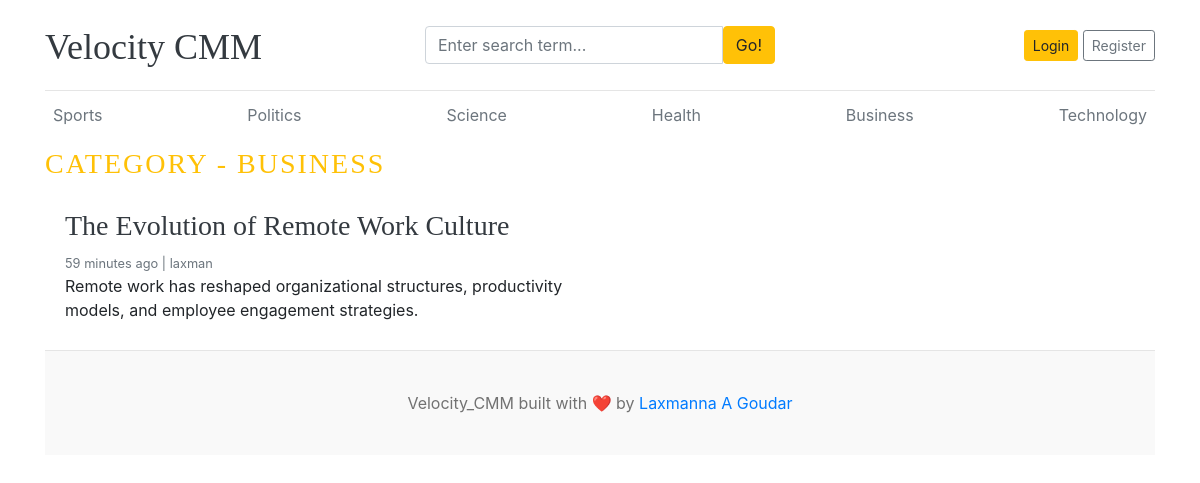
/category/6/, run on the app's committed database.
### blogs/models.py (models this page shows)
class Category(models.Model):
    category_name = models.CharField(max_length=50, unique=True)
    created_at = models.DateTimeField(auto_now_add=True)
    updated_at =  models.DateTimeField(auto_now=True)
    class Meta:
        verbose_name_plural = 'categories'
    def __str__(self):
        return self.category_name

class Blog(models.Model):
    title = models.CharField(max_length=100)
    slug = models.SlugField(max_length=150, unique=True, blank=True)
    category = models.ForeignKey(Category, on_delete=models.CASCADE)
    author = models.ForeignKey(User, on_delete=models.CASCADE)
    featured_image = models.ImageField(upload_to='uploads/%Y/%m/%d')
    short_description = models.TextField(max_length=500)
    blog_body = models.TextField(max_length=2000)
    status = models.CharField(max_length=20, choices=STATUS_CHOICES , default='Draft')
    is_featured = models.BooleanField(default=False)
    created_at = models.DateTimeField(auto_now_add=True)
    updated_at = models.DateTimeField(auto_now=True)
    def __str__(self):
        return self.title

### blogs/views.py (the view)
# urls.py: path('<int:category_id>/', views.posts_by_category, name='posts_by_category')
def posts_by_category(req, category_id):
    posts = Blog.objects.filter(status = 'Published' ,category = category_id)
    category = get_object_or_404(Category, pk = category_id)
    context = {
        'posts' : posts,
        'category' : category,
    }
    return render (req,'posts_by_category.html',context)

### blogs/context_processors.py (called while the page is built)
def get_categories(req):
    categories = Category.objects.all()
    return dict(
        categories=categories
    )

def get_sociallinks(req):
    sociallinks = SocialLink.objects.all()
    return dict(
        sociallinks = sociallinks
    )

### templates/posts_by_category.html
{% extends 'base.html' %}
{% block content %}
    <h3 class="text-uppercase text-warning " style="letter-spacing: 2px;"> Category - {{ category }} </h3>
    <div class="row mb-2">
        {% if posts %}
        {% for post in posts %}
        <div class="col-md-6">
        <div class="card border-0" >
            <div class="card-body">
            <a href="{% url 'blogs' post.slug %}" class="text-dark"><h3>{{ post }}</h3></a>
            <small class="mb-1 text-muted">{{ post.created_at | timesince }} ago | {{ post.author }}</small>
            <p class="card-text">{{ post.short_description|truncatewords:30  }}</p>
            </div>
        </div>
        </div>
        {% endfor %}
        {% else %}
        <div class="card-body">
            <h3 class="mb-1 text-muted">No Posts Found!!</h3>
        </div>
        {% endif %}
    </div>
{% endblock %}

### templates/base.html (shortened to what this page needs)
{% load static %}
<!DOCTYPE html>
<html lang="en">
<head>
    <link href="https://getbootstrap.com/docs/4.0/dist/css/bootstrap.min.css" rel="stylesheet">
    <link rel="stylesheet" href="{% static 'css/blog.css' %}">
  </head>
<body>
    <div class="container">
      <header class="blog-header py-3">
        <div class="row flex-nowrap justify-content-between align-items-center">
          <div class="col-4 pt-1">
            <a class="blog-header-logo text-dark" href="{% url 'home' %}">Velocity CMM</a>
          </div>
          <div class="col-4">
            <form action="{% url 'search' %}" method="GET">
                 <div class="input-group">
                        <input class="form-control" type="text" name="keyword" value = '{{ keyword }}' placeholder="Enter search term..." aria-label="Enter search term..." aria-describedby="button-search" />
                        <button type ="submit" class="btn btn-warning" id="button-search" type="button">Go!</button>
                </div>
            </form>
          </div>
          <div class="col-4 d-flex justify-content-end align-items-center">
            <a class="btn btn-sm btn-warning" href="#">Login</a> &nbsp;
            <a class="btn btn-sm btn-outline-secondary" href="{% url 'register' %}">Register</a>
          </div>
        </div>
      </header>
      <div class="nav-scroller py-1 mb-2">
        <nav class="nav d-flex justify-content-between">
        {% for cat in categories %}
          <a class="p-2 text-muted" href="{% url 'posts_by_category' cat.id %}">{{ cat.category_name }}</a>
        {% endfor %}
        </nav>
      </div>
{% block content %}
{% endblock %}
<footer class="blog-footer">
  <p>Velocity_CMM built with ❤️ by <a href="#">Laxmanna A Goudar</a></p>
</footer>
</body>
</html>

### static/css/blog.css (style rules this page uses)
.blog-header { border-bottom: 1px solid #e5e5e5; }
.blog-header-logo { font-family: "Playfair Display", Georgia, "Times New Roman", serif; font-size: 2.25rem; }
h1, h2, h3, h4, h5, h6 { font-family: "Playfair Display", Georgia, "Times New Roman", serif; }
.blog-footer { padding: 2.5rem 0; color: #727272; text-align: center; background-color: #f9f9f9; border-top: .05rem solid #e5e5e5; }
.blog-footer p:last-child { margin-bottom: 0; }

### data on the page
Category: category_name "Sports"
Category: category_name "Politics"
Category: category_name "Science"
Category: category_name "Health"
Category: category_name "Business", category_name "BUSINESS"
Category: category_name "Technology"
Blog: title "The Evolution of Remote Work Culture", created_at "59 minutes", author "laxman", short_description "Remote work has reshaped organizational structures, productivity models, and employee engagement strategies."
